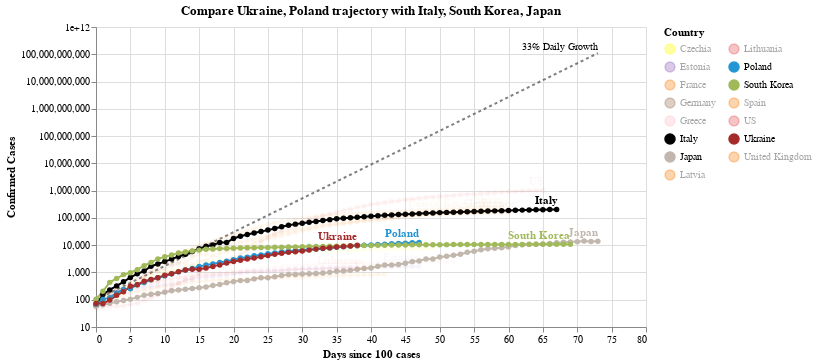

The notebook cell saved with this chart:
### Code cell
#hide_input
chart2 = make_since_chart(['Ukraine', 'Poland'])
chart2

### Figure 1 — Vega-Lite specification as saved in the notebook (floating-point values rounded to 4 significant figures; data arrays with more than 128 entries replaced by an {"elided": "..."} marker saying what was removed)
{"config": {"view": {"continuousWidth": 400, "continuousHeight": 300}}, "layer": [{"mark": {"type": "line", "color": "black", "opacity": 0.5, "strokeDash": [3, 3]}, "encoding": {"x": {"type": "quantitative", "field": "Days since 100 cases"}, "y": {"type": "quantitative", "field": "Confirmed Cases"}}}, {"mark": {"type": "text", "align": "right", "dy": -6, "fontSize": 10, "text": "33% Daily Growth"}, "encoding": {"x": {"type": "quantitative", "field": "Days since 100 cases"}, "y": {"type": "quantitative", "field": "Confirmed Cases"}}, "transform": [{"filter": "(datum['Days since 100 cases'] >= 73)"}]}, {"data": {"name": "data-41cd1ce836814c559ef2af30362119ef"}, "mark": {"type": "line", "point": true}, "encoding": {"color": {"type": "nominal", "field": "Country", "legend": {"columns": 2}, "scale": {"domain": ["Czechia", "Estonia", "France", "Germany", "Greece", "Italy", "Japan", "Latvia", "Lithuania", "Poland", "South Korea", "Spain", "US", "Ukraine", "United Kingdom"], "range": ["yellow", "#9467bd", "#F58518", "#9D755D", "pink", "black", "#C1B7AD", "#F58518", "#E45756", "#2495D3", "#A1BA59", "#F58518", "#E45756", "brown", "#F58518"]}}, "opacity": {"condition": {"value": 1, "selection": "selector003"}, "value": 0.05}, "tooltip": [{"type": "nominal", "field": "Country"}, {"type": "temporal", "field": "Date"}, {"type": "quantitative", "field": "Confirmed Cases"}, {"type": "quantitative", "field": "Days since 100 cases"}], "x": {"type": "quantitative", "field": "Days since 100 cases"}, "y": {"type": "quantitative", "field": "Confirmed Cases", "scale": {"type": "log"}}}, "selection": {"selector003": {"type": "multi", "fields": ["Country"], "bind": "legend", "init": [{"Country": "Ukraine"}, {"Country": "Poland"}, {"Country": "Italy"}, {"Country": "South Korea"}, {"Country": "Japan"}]}}, "width": 550}, {"data": {"name": "data-41cd1ce836814c559ef2af30362119ef"}, "mark": {"type": "text", "align": "right", "dy": -8, "fontWeight": "bold"}, "encoding": {"color": {"type": "nominal", "field": "Country", "legend": {"columns": 2}, "scale": {"domain": ["Czechia", "Estonia", "France", "Germany", "Greece", "Italy", "Japan", "Latvia", "Lithuania", "Poland", "South Korea", "Spain", "US", "Ukraine", "United Kingdom"], "range": ["yellow", "#9467bd", "#F58518", "#9D755D", "pink", "black", "#C1B7AD", "#F58518", "#E45756", "#2495D3", "#A1BA59", "#F58518", "#E45756", "brown", "#F58518"]}}, "opacity": {"condition": {"value": 1, "selection": "selector003"}, "value": 0.05}, "text": {"type": "nominal", "field": "Country"}, "tooltip": [{"type": "nominal", "field": "Country"}, {"type": "temporal", "field": "Date"}, {"type": "quantitative", "field": "Confirmed Cases"}, {"type": "quantitative", "field": "Days since 100 cases"}], "x": {"type": "quantitative", "field": "Days since 100 cases"}, "y": {"type": "quantitative", "field": "Confirmed Cases", "scale": {"type": "log"}}}, "transform": [{"filter": "(datum['Date'] >= 1588118400000)"}], "width": 550}], "data": {"name": "data-529fe82ad0088db904012636adb1924d"}, "title": "Compare Ukraine, Poland trajectory with Italy, South Korea, Japan", "$schema": "https://vega.github.io/schema/vega-lite/v4.0.2.json", "datasets": {"data-529fe82ad0088db904012636adb1924d": [{"Days since 100 cases": 0, "Confirmed Cases": 100.0}, {"Days since 100 cases": 1, "Confirmed Cases": 133.0}, {"Days since 100 cases": 2, "Confirmed Cases": 176.9}, {"Days since 100 cases": 3, "Confirmed Cases": 235.3}, {"Days since 100 cases": 4, "Confirmed Cases": 312.9}, {"Days since 100 cases": 5, "Confirmed Cases": 416.2}, {"Days since 100 cases": 6, "Confirmed Cases": 553.5}, {"Days since 100 cases": 7, "Confirmed Cases": 736.1}, {"Days since 100 cases": 8, "Confirmed Cases": 979.1}, {"Days since 100 cases": 9, "Confirmed Cases": 1302.0}, {"Days since 100 cases": 10, "Confirmed Cases": 1732.0}, {"Days since 100 cases": 11, "Confirmed Cases": 2303.0}, {"Days since 100 cases": 12, "Confirmed Cases": 3064.0}, {"Days since 100 cases": 13, "Confirmed Cases": 4074.0}, {"Days since 100 cases": 14, "Confirmed Cases": 5419.0}, {"Days since 100 cases": 15, "Confirmed Cases": 7207.0}, {"Days since 100 cases": 16, "Confirmed Cases": 9586.0}, {"Days since 100 cases": 17, "Confirmed Cases": 12750.0}, {"Days since 100 cases": 18, "Confirmed Cases": 16960.0}, {"Days since 100 cases": 19, "Confirmed Cases": 22550.0}, {"Days since 100 cases": 20, "Confirmed Cases": 29990.0}, {"Days since 100 cases": 21, "Confirmed Cases": 39890.0}, {"Days since 100 cases": 22, "Confirmed Cases": 53060.0}, {"Days since 100 cases": 23, "Confirmed Cases": 70560.0}, {"Days since 100 cases": 24, "Confirmed Cases": 93850.0}, {"Days since 100 cases": 25, "Confirmed Cases": 124800.0}, {"Days since 100 cases": 26, "Confirmed Cases": 166000.0}, {"Days since 100 cases": 27, "Confirmed Cases": 220800.0}, {"Days since 100 cases": 28, "Confirmed Cases": 293700.0}, {"Days since 100 cases": 29, "Confirmed Cases": 390600.0}, {"Days since 100 cases": 30, "Confirmed Cases": 519500.0}, {"Days since 100 cases": 31, "Confirmed Cases": 690900.0}, {"Days since 100 cases": 32, "Confirmed Cases": 918900.0}, {"Days since 100 cases": 33, "Confirmed Cases": 1222000.0}, {"Days since 100 cases": 34, "Confirmed Cases": 1625000.0}, {"Days since 100 cases": 35, "Confirmed Cases": 2162000.0}, {"Days since 100 cases": 36, "Confirmed Cases": 2875000.0}, {"Days since 100 cases": 37, "Confirmed Cases": 3824000.0}, {"Days since 100 cases": 38, "Confirmed Cases": 5086000.0}, {"Days since 100 cases": 39, "Confirmed Cases": 6764000.0}, {"Days since 100 cases": 40, "Confirmed Cases": 8996000.0}, {"Days since 100 cases": 41, "Confirmed Cases": 11970000.0}, {"Days since 100 cases": 42, "Confirmed Cases": 15910000.0}, {"Days since 100 cases": 43, "Confirmed Cases": 21170000.0}, {"Days since 100 cases": 44, "Confirmed Cases": 28150000.0}, {"Days since 100 cases": 45, "Confirmed Cases": 37440000.0}, {"Days since 100 cases": 46, "Confirmed Cases": 49790000.0}, {"Days since 100 cases": 47, "Confirmed Cases": 66230000.0}, {"Days since 100 cases": 48, "Confirmed Cases": 88080000.0}, {"Days since 100 cases": 49, "Confirmed Cases": 117100000.0}, {"Days since 100 cases": 50, "Confirmed Cases": 155800000.0}, {"Days since 100 cases": 51, "Confirmed Cases": 207200000.0}, {"Days since 100 cases": 52, "Confirmed Cases": 275600000.0}, {"Days since 100 cases": 53, "Confirmed Cases": 366600000.0}, {"Days since 100 cases": 54, "Confirmed Cases": 487500000.0}, {"Days since 100 cases": 55, "Confirmed Cases": 648400000.0}, {"Days since 100 cases": 56, "Confirmed Cases": 862400000.0}, {"Days since 100 cases": 57, "Confirmed Cases": 1147000000.0}, {"Days since 100 cases": 58, "Confirmed Cases": 1525000000.0}, {"Days since 100 cases": 59, "Confirmed Cases": 2029000000.0}, {"Days since 100 cases": 60, "Confirmed Cases": 2698000000.0}, {"Days since 100 cases": 61, "Confirmed Cases": 3589000000.0}, {"Days since 100 cases": 62, "Confirmed Cases": 4773000000.0}, {"Days since 100 cases": 63, "Confirmed Cases": 6348000000.0}, {"Days since 100 cases": 64, "Confirmed Cases": 8443000000.0}, {"Days since 100 cases": 65, "Confirmed Cases": 11230000000.0}, {"Days since 100 cases": 66, "Confirmed Cases": 14940000000.0}, {"Days since 100 cases": 67, "Confirmed Cases": 19860000000.0}, {"Days since 100 cases": 68, "Confirmed Cases": 26420000000.0}, {"Days since 100 cases": 69, "Confirmed Cases": 35140000000.0}, {"Days since 100 cases": 70, "Confirmed Cases": 46730000000.0}, {"Days since 100 cases": 71, "Confirmed Cases": 62150000000.0}, {"Days since 100 cases": 72, "Confirmed Cases": 82660000000.0}, {"Days since 100 cases": 73, "Confirmed Cases": 109900000000.0}], "data-41cd1ce836814c559ef2af30362119ef": {"elided": "840 records"}}}
